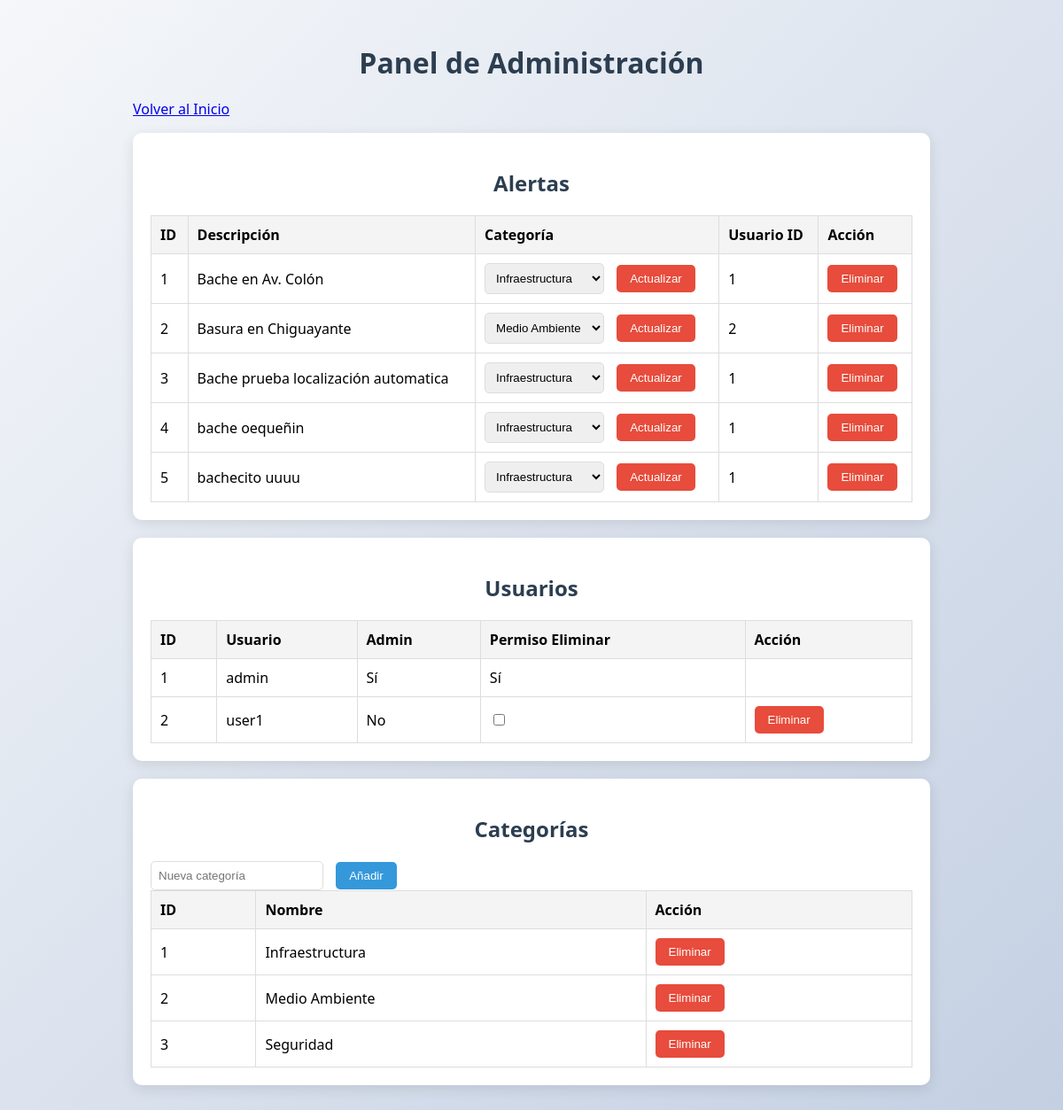
The page /admin (signed in) on the database its author committed.
### tables this page shows
CREATE TABLE alerts (
        id INTEGER PRIMARY KEY AUTOINCREMENT,
        photo_path TEXT,
        description TEXT NOT NULL,
        category_id INTEGER NOT NULL,
        latitude REAL NOT NULL,
        longitude REAL NOT NULL,
        user_id INTEGER,
        timestamp TEXT NOT NULL,
        FOREIGN KEY (user_id) REFERENCES users(id),
        FOREIGN KEY (category_id) REFERENCES categories(id)
    );

CREATE TABLE categories (
        id INTEGER PRIMARY KEY AUTOINCREMENT,
        name TEXT NOT NULL UNIQUE
    );

CREATE TABLE users (
        id INTEGER PRIMARY KEY AUTOINCREMENT,
        username TEXT NOT NULL UNIQUE,
        password TEXT NOT NULL,
        email TEXT NOT NULL UNIQUE,
        is_admin INTEGER DEFAULT 0,
        can_delete INTEGER DEFAULT 0
    );

### app.py (the view, shortened to what this page needs)
@app.route('/admin', methods=['GET', 'POST'])
@login_required
def admin():
    if not current_user.is_admin:
        flash('Acceso denegado. Solo para administradores.')
        return redirect(url_for('index'))
    conn = get_db_connection()
    cursor = conn.cursor()
    cursor.execute('SELECT a.*, c.name as category FROM alerts a JOIN categories c ON a.category_id = c.id')
    alerts = [dict(row) for row in cursor.fetchall()]
    cursor.execute('SELECT * FROM users')
    users = [dict(row) for row in cursor.fetchall()]
    cursor.execute('SELECT * FROM categories')
    categories = [dict(row) for row in cursor.fetchall()]
    conn.close()
    return render_template('admin.html', alerts=alerts, users=users, categories=categories)

### app.py (called while the page is built)
@login_manager.user_loader
def load_user(user_id):
    conn = get_db_connection()
    cursor = conn.cursor()
    cursor.execute('SELECT * FROM users WHERE id = ?', (user_id,))
    user = cursor.fetchone()
    conn.close()
    if user:
        return User(user['id'], user['username'], user['is_admin'], user['can_delete'])
    return None

def get_db_connection():
    conn = sqlite3.connect('alerts.db')
    conn.row_factory = sqlite3.Row
    return conn

### templates/admin.html (shortened to what this page needs)
<!DOCTYPE html>
<html lang="es">
<head>
</head>
<body>
    <div class="container">
        <h1>Panel de Administración</h1>
        <p><a href="{{ url_for('index') }}">Volver al Inicio</a></p>
        <div class="section">
            <h2>Alertas</h2>
            <table>
                <tr><th>ID</th><th>Descripción</th><th>Categoría</th><th>Usuario ID</th><th>Acción</th></tr>
                {% for alert in alerts %}
                <tr>
                    <td>{{ alert.id }}</td>
                    <td>{{ alert.description }}</td>
                    <td>
                        <form method="POST" style="display:inline;">
                            <select name="category_id">
                                {% for category in categories %}
                                <option value="{{ category.id }}" {% if category.id == alert.category_id %}selected{% endif %}>{{ category.name }}</option>
                                {% endfor %}
                            </select>
                            <button type="submit">Actualizar</button>
                        </form>
                    </td>
                    <td>{{ alert.user_id }}</td>
                    <td>
                        {% if current_user.can_delete %}
                        <form method="POST" style="display:inline;">
                            <button type="submit">Eliminar</button>
                        </form>
                        {% endif %}
                    </td>
                </tr>
                {% endfor %}
            </table>
        </div>
        <div class="section">
            <h2>Usuarios</h2>
            <table>
                <tr><th>ID</th><th>Usuario</th><th>Admin</th><th>Permiso Eliminar</th><th>Acción</th></tr>
                {% for user in users %}
                <tr>
                    <td>{{ user.id }}</td>
                    <td>{{ user.username }}</td>
                    <td>{{ 'Sí' if user.is_admin else 'No' }}</td>
                    <td>
                        {% if current_user.username == 'admin' and user.username != 'admin' %}
                        <form method="POST" style="display:inline;">
                            <input type="checkbox" name="can_delete" {% if user.can_delete %}checked{% endif %} onchange="this.form.submit()">
                        </form>
                        {% else %}
                        {{ 'Sí' if user.can_delete else 'No' }}
                        {% endif %}
                    </td>
                    <td>
                        {% if current_user.username == 'admin' and user.username != 'admin' %}
                        <form method="POST" style="display:inline;">
                            <button type="submit">Eliminar</button>
                        </form>
                        {% endif %}
                    </td>
                </tr>
                {% endfor %}
            </table>
        </div>
        <div class="section">
            <h2>Categorías</h2>
            <form method="POST">
                <input type="text" name="category_name" placeholder="Nueva categoría" required>
                <button type="submit" class="add-button">Añadir</button>
            </form>
            <table>
                <tr><th>ID</th><th>Nombre</th><th>Acción</th></tr>
                {% for category in categories %}
                <tr>
                    <td>{{ category.id }}</td>
                    <td>{{ category.name }}</td>
                    <td>
                        <form method="POST" style="display:inline;">
                            <button type="submit">Eliminar</button>
                        </form>
                    </td>
                </tr>
                {% endfor %}
            </table>
        </div>
    </div>
</body>
</html>

### templates/admin.html (style rules this page uses)
body { font-family: 'Segoe UI', Arial, sans-serif; background: linear-gradient(135deg, #f5f7fa 0%, #c3cfe2 100%); padding: 20px; }
.container { max-width: 900px; margin: 0 auto; }
h1, h2 { text-align: center; color: #2c3e50; margin-bottom: 20px; }
.section { background: white; padding: 20px; border-radius: 10px; box-shadow: 0 4px 15px rgba(0, 0, 0, 0.1); margin-bottom: 20px; }
table { width: 100%; border-collapse: collapse; }
th, td { padding: 10px; border: 1px solid #ddd; text-align: left; }
th { background-color: #f4f4f4; }
button { padding: 8px 15px; background-color: #e74c3c; color: white; border: none; border-radius: 5px; cursor: pointer; }
form { margin-top: 10px; }
input, select { padding: 8px; margin-right: 10px; border: 1px solid #ddd; border-radius: 5px; }
.add-button { background-color: #3498db; }

### rows shown on the page
alerts: id "1", description "Bache en Av. Colón", category_id "Infraestructura", user_id "1"
alerts: id "2", description "Basura en Chiguayante", category_id "Medio Ambiente", user_id "2"
alerts: id "3", description "Bache prueba localización automatica", category_id "Infraestructura", user_id "1"
alerts: id "4", description "bache oequeñin", category_id "Infraestructura", user_id "1"
alerts: id "5", description "bachecito uuuu", category_id "Infraestructura", user_id "1"
users: id "1", username "admin", is_admin "Sí", can_delete "Sí"
users: id "2", username "user1", is_admin "No"
categories: id "1", name "Infraestructura"
categories: id "2", name "Medio Ambiente"
categories: id "3", name "Seguridad"
